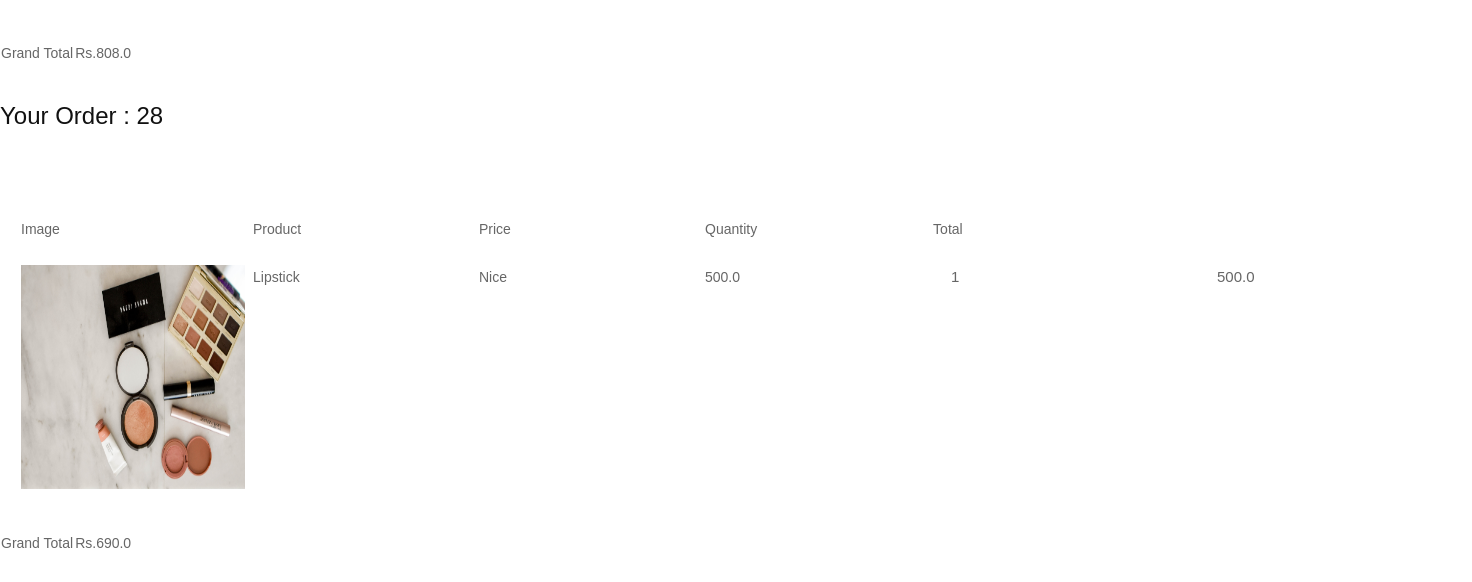
/orders/order/ (signed in, lower part), run on an earlier commit of the app's database.
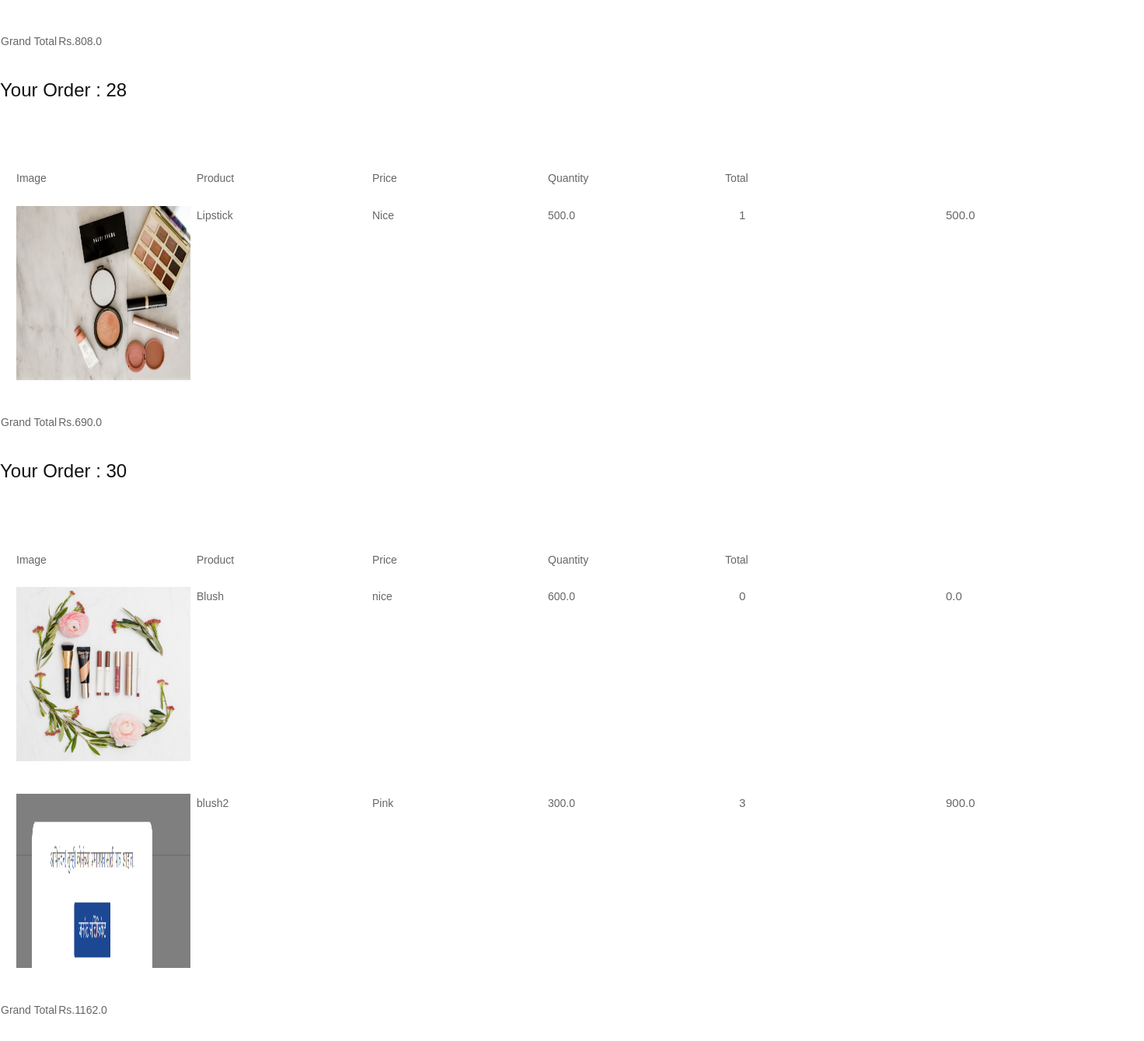
And on a later commit of the database.
### orders/models.py (models this page shows)
class Order(models.Model):
    order_id=models.AutoField(primary_key=True)
    username=models.ForeignKey(User,on_delete=models.CASCADE,related_name='orders')

class OrderItems(models.Model):
    order=models.ForeignKey(Order,on_delete=models.CASCADE,related_name='order_items')
    products = models.ForeignKey(Products, on_delete=models.CASCADE,null=True,blank=True)
    quantity = models.IntegerField(default=1)
    total_price=models.FloatField(null=True)

### products/models.py (models this page shows, shortened)
class Products(models.Model):
    seller=models.ForeignKey(Sellers,default=1,on_delete=models.CASCADE)
    product_id = models.AutoField(primary_key=True)
    product_name=models.CharField(max_length=100,null=True)
    price = models.FloatField(null=False)
    description = models.TextField(null=True)
    category = models.CharField(choices=CATEGORY_CHOICES,max_length=30,null=True)
    quantity  = models.IntegerField(default=0,null=True)
    product_image = models.ImageField(upload_to='product',null=True,default = None)

### orders/views.py (the view)
# urls.py: path('order/',views.order,name='order'),
@login_required
def order(request):
    context={'orders':[]}
    context['grandtotal']=[]
    order=Order.objects.filter(username=request.user)
    for i in order :
        t=[]
        temp = OrderItems.objects.filter(order=i)
        if len(temp)>0:
            t.append(i)
            t.append(temp)
            sum=0
            for j in temp:
                sum=sum+(j.quantity*j.products.price)
            sum = sum + 100 + sum*(0.18)
            t.append(sum)
            context['orders'].append(t)
    return render(request,'orders/order.html',context)

### templates/orders/order.html (shortened to what this page needs)
{%extends "main/base.html"%}
{% block main-content%}
{% for order in orders %}
<table class="order_table">
  <header>
  <h1>Your Order : {{order.0.order_id}}</h1>
<br><br><br><br>
  <div class="shopping-cart">
    <div class="column-labels">
      <tr>
      <td> <label class="product-image">Image</label></td>
      <td> <label class="product-details">Product</label></td>
      <td> <label class="product-price">Price</label></td>
      <td> <label class="product-quantity">Quantity</label></td>
      <td> <label class="product-line-price">Total</label></td>
    </div>
  </div>
</header>
{%for j in order.1 %}
<tr>
  <td><div class="product-image"style='width:230px; height:224px;'>
    <img style='width:224px; height:224px;' src={{j.products.product_image.url}}>
  </div></td>
  <td><div style='width:224px; height:224px;'class="product-price">{{j.products.product_name}}</div></td>
  <td><div style='width:224px; height:224px;'class="product-price">{{j.products.description}}</div></td>
  <td><div style='width:224px; height:224px;'class="product-price">{{j.products.price}}</div></td>
  <td><div class="product-quantity">
      <p style='width:224px; height:224px;' type="text" min="1" name='quantity' style='width:50px; text-align:center;'>{{j.quantity}}</p>
  </div></td>
  <td><div class="product-quantity">
    <p type="text" style='width:224px; height:224px;' min="1" name='quantity' style='width:50px; text-align:center;'>{{j.total_price}}</p>
</div></td>
</tr>
{%endfor%}
</table>
<table>
  <div class="totals-item totals-item-total">
    <tr><td><label>Grand Total</label></td><td>
    <div class="totals-value" id="cart-total">{{order.2}}</div></td></tr>
  </div>
</table>
<br>
{%endfor%}
{% endblock%}

What changed in the data, as far as the page shows it:
added Order: order_id "30", order "1162.0"
added OrderItems: products.product_image (picture), products.product_name "Blush", products.description "nice", products.price "600.0", quantity "0", total_price "0.0", shown under "30"
added OrderItems: products.product_image (picture), products.product_name "blush2", products.description "Pink", products.price "300.0", quantity "3", total_price "900.0", shown under "30"
